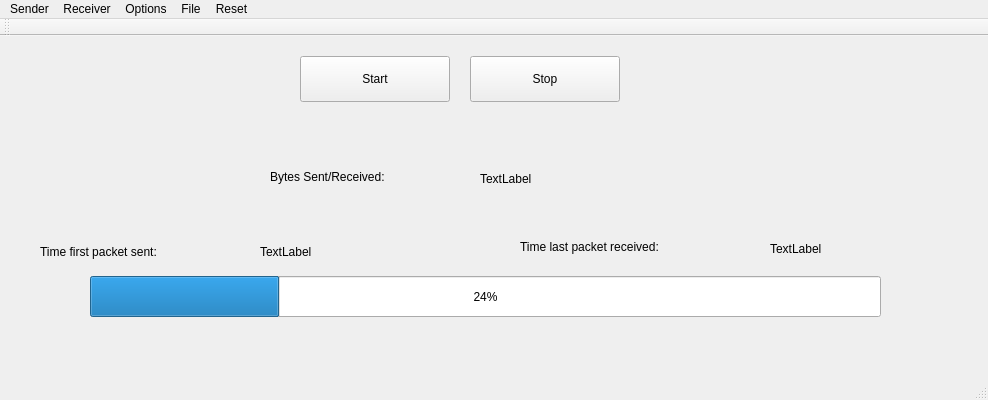
<?xml version="1.0" encoding="UTF-8"?>
<ui version="4.0">
 <class>Assignment2Class</class>
 <widget class="QMainWindow" name="Assignment2Class">
  <property name="geometry">
   <rect>
    <x>0</x>
    <y>0</y>
    <width>988</width>
    <height>400</height>
   </rect>
  </property>
  <property name="windowTitle">
   <string>Assignment2</string>
  </property>
  <widget class="QWidget" name="centralWidget">
   <widget class="QPushButton" name="startButton">
    <property name="geometry">
     <rect>
      <x>300</x>
      <y>20</y>
      <width>150</width>
      <height>46</height>
     </rect>
    </property>
    <property name="text">
     <string>Start</string>
    </property>
   </widget>
   <widget class="QPushButton" name="stopButton">
    <property name="geometry">
     <rect>
      <x>470</x>
      <y>20</y>
      <width>150</width>
      <height>46</height>
     </rect>
    </property>
    <property name="text">
     <string>Stop</string>
    </property>
   </widget>
   <widget class="QProgressBar" name="progressBar">
    <property name="geometry">
     <rect>
      <x>90</x>
      <y>240</y>
      <width>791</width>
      <height>41</height>
     </rect>
    </property>
    <property name="value">
     <number>24</number>
    </property>
   </widget>
   <widget class="QLabel" name="label">
    <property name="geometry">
     <rect>
      <x>40</x>
      <y>190</y>
      <width>231</width>
      <height>51</height>
     </rect>
    </property>
    <property name="text">
     <string>Time first packet sent:</string>
    </property>
   </widget>
   <widget class="QLabel" name="sendTime">
    <property name="geometry">
     <rect>
      <x>260</x>
      <y>200</y>
      <width>231</width>
      <height>31</height>
     </rect>
    </property>
    <property name="text">
     <string>TextLabel</string>
    </property>
   </widget>
   <widget class="QLabel" name="label_3">
    <property name="geometry">
     <rect>
      <x>520</x>
      <y>190</y>
      <width>271</width>
      <height>41</height>
     </rect>
    </property>
    <property name="text">
     <string>Time last packet received:</string>
    </property>
   </widget>
   <widget class="QLabel" name="receiveTime">
    <property name="geometry">
     <rect>
      <x>770</x>
      <y>200</y>
      <width>201</width>
      <height>25</height>
     </rect>
    </property>
    <property name="text">
     <string>TextLabel</string>
    </property>
   </widget>
   <widget class="QLabel" name="label_2">
    <property name="geometry">
     <rect>
      <x>270</x>
      <y>130</y>
      <width>211</width>
      <height>21</height>
     </rect>
    </property>
    <property name="text">
     <string>Bytes Sent/Received:</string>
    </property>
   </widget>
   <widget class="QLabel" name="bytesTransferred">
    <property name="geometry">
     <rect>
      <x>480</x>
      <y>130</y>
      <width>431</width>
      <height>25</height>
     </rect>
    </property>
    <property name="text">
     <string>TextLabel</string>
    </property>
   </widget>
  </widget>
  <widget class="QMenuBar" name="menuBar">
   <property name="geometry">
    <rect>
     <x>0</x>
     <y>0</y>
     <width>988</width>
     <height>38</height>
    </rect>
   </property>
   <widget class="QMenu" name="menuSender">
    <property name="title">
     <string>Sender</string>
    </property>
    <addaction name="senderTCP"/>
    <addaction name="senderUDP"/>
   </widget>
   <widget class="QMenu" name="menuReceiver">
    <property name="title">
     <string>Receiver</string>
    </property>
    <addaction name="receiverTCP"/>
    <addaction name="receiverUDP"/>
   </widget>
   <widget class="QMenu" name="menuOptions">
    <property name="title">
     <string>Options</string>
    </property>
    <addaction name="selectOptions"/>
   </widget>
   <widget class="QMenu" name="menuFile">
    <property name="title">
     <string>File</string>
    </property>
    <addaction name="selectFile"/>
    <addaction name="createFile"/>
   </widget>
   <widget class="QMenu" name="menuReset">
    <property name="title">
     <string>Reset</string>
    </property>
    <addaction name="actionReset"/>
   </widget>
   <addaction name="menuSender"/>
   <addaction name="menuReceiver"/>
   <addaction name="menuOptions"/>
   <addaction name="menuFile"/>
   <addaction name="menuReset"/>
  </widget>
  <widget class="QToolBar" name="mainToolBar">
   <attribute name="toolBarArea">
    <enum>TopToolBarArea</enum>
   </attribute>
   <attribute name="toolBarBreak">
    <bool>false</bool>
   </attribute>
  </widget>
  <widget class="QStatusBar" name="statusBar"/>
  <action name="senderTCP">
   <property name="checkable">
    <bool>false</bool>
   </property>
   <property name="text">
    <string>TCP</string>
   </property>
  </action>
  <action name="senderUDP">
   <property name="text">
    <string>UDP</string>
   </property>
  </action>
  <action name="receiverTCP">
   <property name="text">
    <string>TCP</string>
   </property>
  </action>
  <action name="receiverUDP">
   <property name="text">
    <string>UDP</string>
   </property>
  </action>
  <action name="action">
   <property name="text">
    <string>a</string>
   </property>
  </action>
  <action name="actiona">
   <property name="text">
    <string>a</string>
   </property>
  </action>
  <action name="selectOptions">
   <property name="text">
    <string>Select Options</string>
   </property>
  </action>
  <action name="selectFile">
   <property name="text">
    <string>Choose File to Send</string>
   </property>
  </action>
  <action name="actionReset">
   <property name="text">
    <string>Reset</string>
   </property>
  </action>
  <action name="createFile">
   <property name="text">
    <string>Make a file</string>
   </property>
  </action>
 </widget>
 <layoutdefault spacing="6" margin="11"/>
 <resources>
  <include location="Assignment2.qrc"/>
 </resources>
 <connections/>
</ui>
